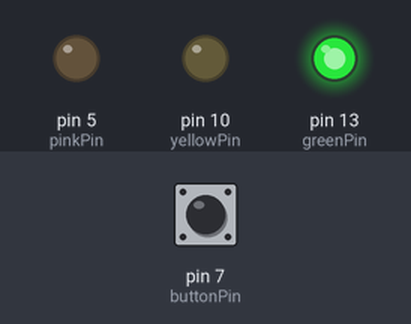
A sketch run on a simulated Arduino Uno, built with avr-gcc and run on an emulated ATmega328P. Shown: output pins drawn as LEDs (lit = HIGH). The test bench sets the inputs (shaded band); at power-on: pin 7 (buttonPin) HIGH.

Above: at 1.2 s.
1.3 s: pin 7 (buttonPin) pulled LOW for 0.15 s
At 4.6 s:
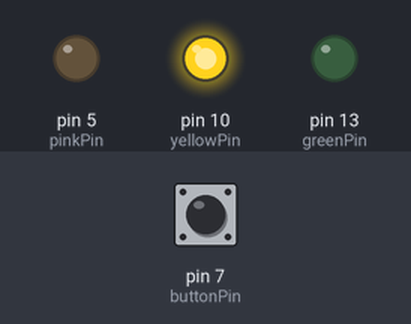
At 6.1 s:
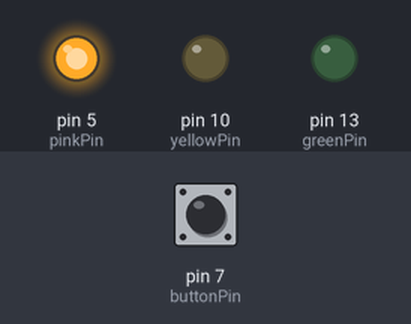
Timing chart, 0 to 12.8 s (numbered marks = the images above; inputs shaded):
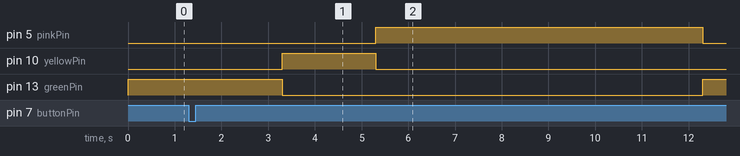

The sketch:

activity-3.ino
```cpp
#define greenPin 13
#define yellowPin 10
#define buttonPin 7
#define pinkPin 5

void setup() {
  pinMode(greenPin, OUTPUT);
  pinMode(yellowPin, OUTPUT);
  pinMode(pinkPin, OUTPUT);
  pinMode(buttonPin, INPUT_PULLUP);
}

void loop() {
    digitalWrite(greenPin, HIGH);
    if (!digitalRead(buttonPin)) {
        delay(2000);
        digitalWrite(greenPin, LOW);
        digitalWrite(yellowPin, HIGH);
        delay(2000);
        digitalWrite(yellowPin, LOW);
        digitalWrite(pinkPin, HIGH);
        delay(7000);
        digitalWrite(pinkPin, LOW);
        return;
    }
    delay(50);
}
```

activity-1.ino
```cpp

```

Measured:
- after the input at 1.3 s, pin 5 (pinkPin): LOW → HIGH after 4.0 s, → LOW 7.0 s later; pin 10 (yellowPin): LOW → HIGH after 2.0 s, → LOW 2.0 s later; pin 13 (greenPin): HIGH → LOW after 2.0 s, → HIGH 9.0 s later
